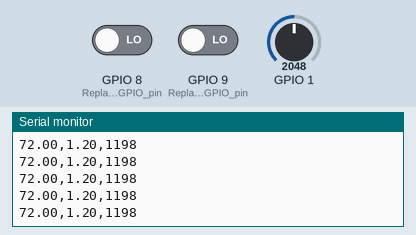
This sketch was run on a simulated ESP32-S3. Shown: the last lines printed to the serial monitor. The test bench sets the inputs (shaded band); at power-on: GPIO 1 = 2048, GPIO 8 (Replace_with_the_GPIO_pin) LOW, GPIO 9 (Replace_with_the_GPIO_pin) LOW.

Above: at 1.2 s.
1.3 s: GPIO 1 set to 1802
At 1.8 s:
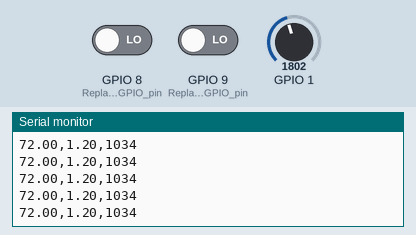
4.3 s: GPIO 1 set to 1676
At 4.9 s:
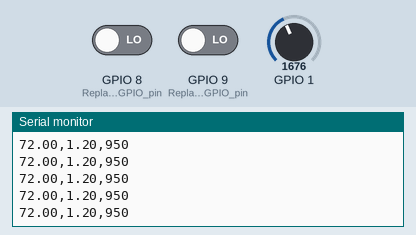
Timing chart, 0 to 7.3 s (numbered marks = the images above; inputs shaded):
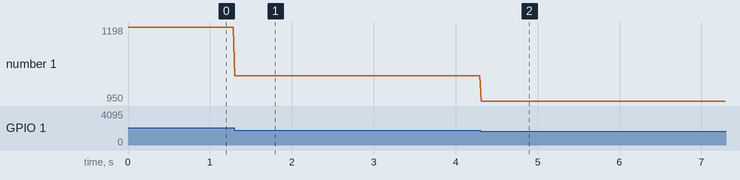

The sketch:

Hafi.ino
```cpp
#include <esp32-hal-gpio.h>

long instance1 = 0, timer;
double hrv = 0, hr = 72, interval = 0;
int value = 0, count = 0;
bool flag = false;

#define shutdown_pin 5  // Replace with the desired GPIO pin

#define threshold 100 // to identify R peak

#define timer_value 10000 // 10 seconds timer to calculate hr

void setup() {
  Serial.begin(9600);

  pinMode(8, INPUT); // Replace with the GPIO pin for leads off detection LO +
  pinMode(9, INPUT); // Replace with the GPIO pin for leads off detection LO -
}

void loop() {
  if ((digitalRead(8) == HIGH) || (digitalRead(9) == HIGH)) {
    Serial.println("leads off!");
    digitalWrite(shutdown_pin, LOW); // standby mode
    instance1 = micros();
    timer = millis();
  } else {
    digitalWrite(shutdown_pin, HIGH); // normal mode
    value = analogRead(A0); // Replace A0 with the desired ADC pin

    // Flattening the ECG values
    value = map(value, 250, 400, 0, 100);

    if ((value > threshold) && (!flag)) {
      count++;
      Serial.println("in");
      flag = true;
      interval = micros() - instance1; // RR interval
      instance1 = micros();
    } else if ((value < threshold)) {
      flag = false;
    }

    if ((millis() - timer) > timer_value) {
      hr = count * 6;
      timer = millis();
      count = 0;
    }

    hrv = hr / 60 - interval / 1000000;

    Serial.print(hr);
    Serial.print(",");
    Serial.print(hrv);
    Serial.print(",");
    Serial.println(value);

    delay(1);
  }
}
```

Measured:
- after the input at 1.3 s, the serial monitor: prints a new line at once (image 1)
- after the input at 4.3 s, the serial monitor: prints a new line at once (image 2)
- plotted number 1: 1198 → 1034 after the input at 1.3 s, 1034 → 950 after the input at 4.3 s
